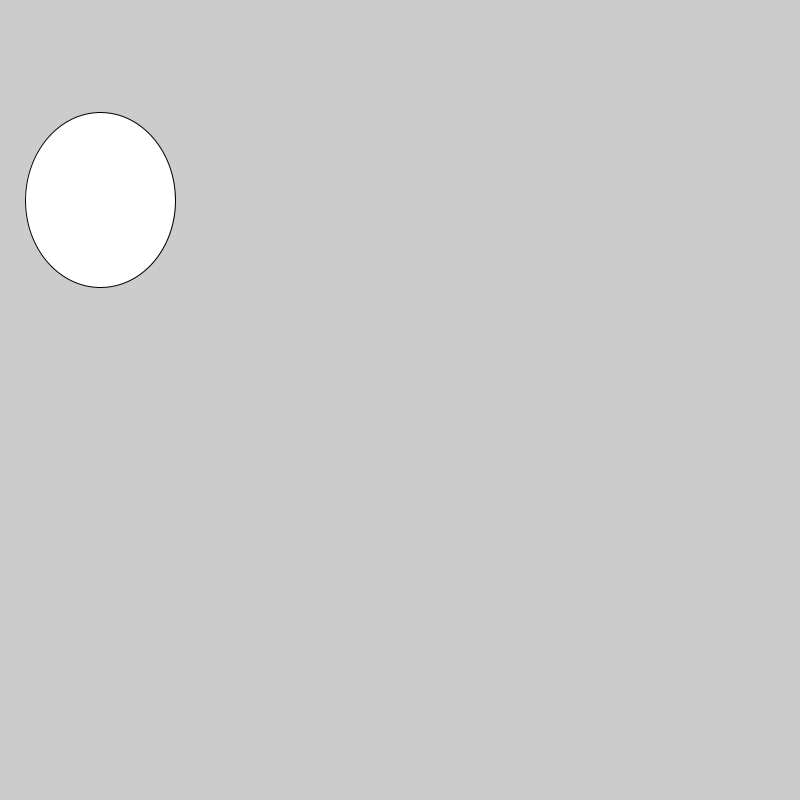
Frame 1 (no input)
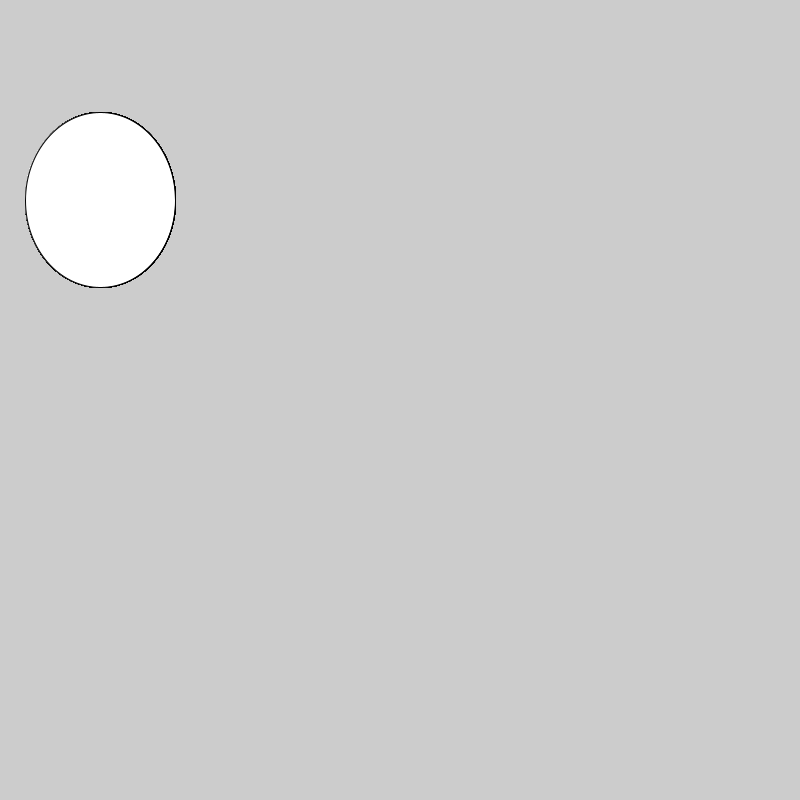
Frame 60 (the mouse pressed at the canvas centre just before this capture)
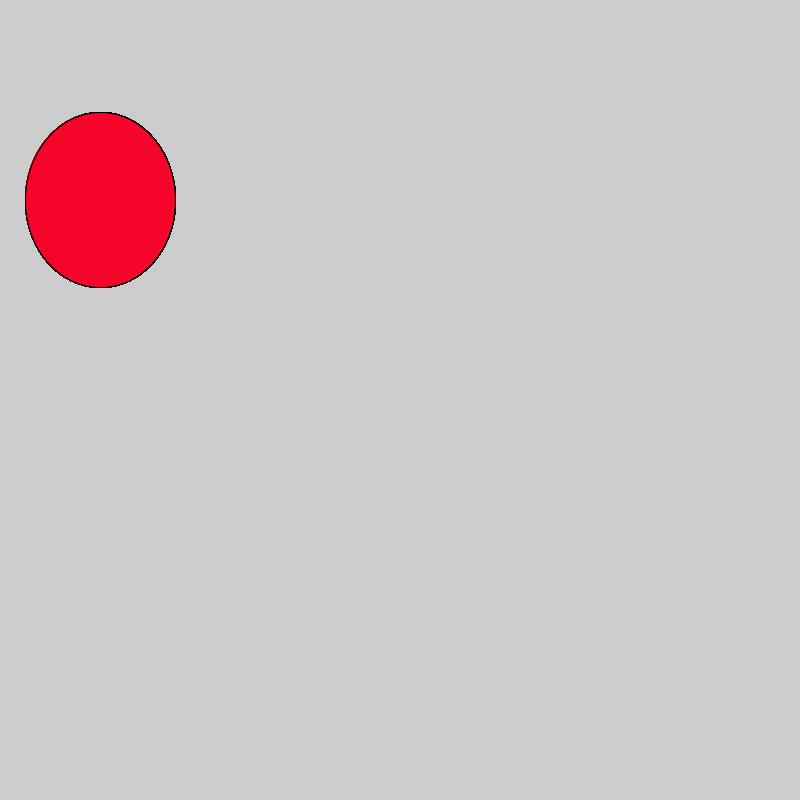
Frame 120 (the mouse held since frame 60 and released just before this capture)

The Processing sketch that drew these frames (run headless with seeded random() and noise(); from frame 60 on, the mouse is pressed at the canvas centre):

// Processing sketch: logicaldot
// ── logicaldot.pde
void setup() {
size(800,800);
}
void draw () {
  if (mousePressed){
  fill(#F50529);
  }
  ellipse(100,200,150,175);
}
